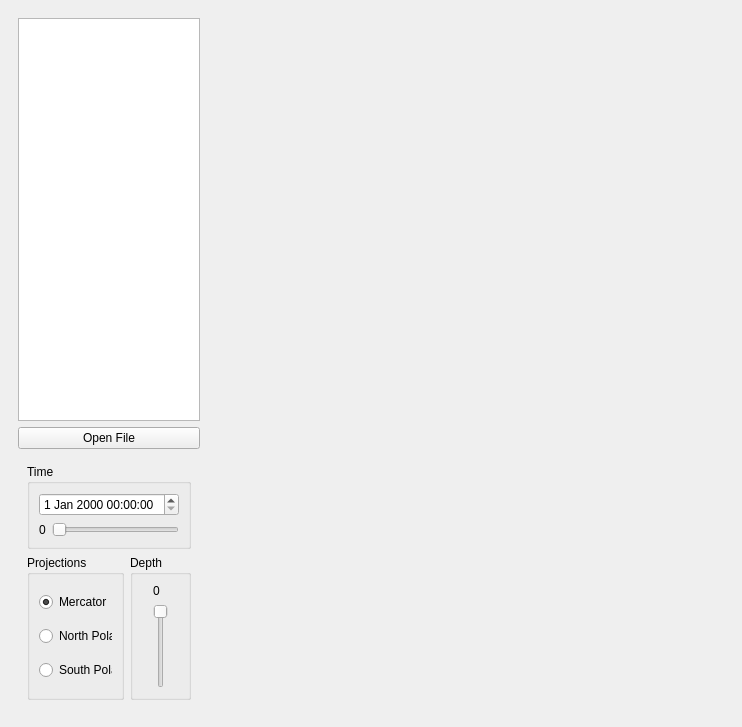
<?xml version="1.0" encoding="UTF-8"?>
<ui version="4.0">
 <class>MainWindow</class>
 <widget class="QMainWindow" name="MainWindow">
  <property name="geometry">
   <rect>
    <x>0</x>
    <y>0</y>
    <width>742</width>
    <height>727</height>
   </rect>
  </property>
  <property name="baseSize">
   <size>
    <width>0</width>
    <height>0</height>
   </size>
  </property>
  <property name="windowTitle">
   <string>MainWindow</string>
  </property>
  <widget class="QWidget" name="centralwidget">
   <layout class="QVBoxLayout" name="verticalLayout">
    <item>
     <layout class="QGridLayout" name="gridLayout">
      <item row="0" column="3">
       <widget class="QWidget" name="mplwindow" native="true">
        <layout class="QVBoxLayout" name="mplvl"/>
       </widget>
      </item>
      <item row="0" column="1">
       <widget class="QWidget" name="widget" native="true">
        <property name="maximumSize">
         <size>
          <width>200</width>
          <height>16777215</height>
         </size>
        </property>
        <layout class="QVBoxLayout" name="verticalLayout_3">
         <item>
          <widget class="QListWidget" name="names_view">
           <property name="maximumSize">
            <size>
             <width>200</width>
             <height>16777215</height>
            </size>
           </property>
          </widget>
         </item>
         <item>
          <widget class="QPushButton" name="button_open_folder">
           <property name="text">
            <string>Open File</string>
           </property>
          </widget>
         </item>
         <item>
          <widget class="QWidget" name="widget_2" native="true">
           <layout class="QGridLayout" name="gridLayout_2">
            <item row="1" column="0">
             <widget class="QGroupBox" name="groupBox">
              <property name="enabled">
               <bool>true</bool>
              </property>
              <property name="sizePolicy">
               <sizepolicy hsizetype="Preferred" vsizetype="Preferred">
                <horstretch>0</horstretch>
                <verstretch>0</verstretch>
               </sizepolicy>
              </property>
              <property name="minimumSize">
               <size>
                <width>0</width>
                <height>100</height>
               </size>
              </property>
              <property name="title">
               <string>Projections</string>
              </property>
              <property name="checkable">
               <bool>false</bool>
              </property>
              <layout class="QVBoxLayout" name="verticalLayout_4">
               <item>
                <widget class="QRadioButton" name="merc_proj_btn">
                 <property name="text">
                  <string>Mercator</string>
                 </property>
                 <property name="checked">
                  <bool>true</bool>
                 </property>
                </widget>
               </item>
               <item>
                <widget class="QRadioButton" name="north_proj_btn">
                 <property name="text">
                  <string>North Polar</string>
                 </property>
                 <property name="checkable">
                  <bool>true</bool>
                 </property>
                 <property name="checked">
                  <bool>false</bool>
                 </property>
                </widget>
               </item>
               <item>
                <widget class="QRadioButton" name="south_proj_btn">
                 <property name="text">
                  <string>South Polar</string>
                 </property>
                </widget>
               </item>
              </layout>
             </widget>
            </item>
            <item row="1" column="1">
             <widget class="QGroupBox" name="groupBox_3">
              <property name="enabled">
               <bool>true</bool>
              </property>
              <property name="title">
               <string>Depth</string>
              </property>
              <layout class="QGridLayout" name="gridLayout_3">
               <item row="1" column="0">
                <widget class="QSlider" name="depth_slider">
                 <property name="sizePolicy">
                  <sizepolicy hsizetype="Fixed" vsizetype="Preferred">
                   <horstretch>0</horstretch>
                   <verstretch>0</verstretch>
                  </sizepolicy>
                 </property>
                 <property name="sliderPosition">
                  <number>0</number>
                 </property>
                 <property name="orientation">
                  <enum>Qt::Vertical</enum>
                 </property>
                 <property name="invertedAppearance">
                  <bool>true</bool>
                 </property>
                </widget>
               </item>
               <item row="0" column="0">
                <widget class="QLabel" name="depth_val_txt">
                 <property name="text">
                  <string>0</string>
                 </property>
                </widget>
               </item>
              </layout>
             </widget>
            </item>
            <item row="0" column="0" colspan="2">
             <widget class="QGroupBox" name="groupBox_2">
              <property name="title">
               <string>Time</string>
              </property>
              <layout class="QGridLayout" name="gridLayout_4">
               <item row="0" column="0" colspan="2">
                <widget class="QDateTimeEdit" name="date_time_box">
                 <property name="time">
                  <time>
                   <hour>0</hour>
                   <minute>0</minute>
                   <second>0</second>
                  </time>
                 </property>
                </widget>
               </item>
               <item row="1" column="0">
                <widget class="QLabel" name="time_step_label">
                 <property name="text">
                  <string>0</string>
                 </property>
                </widget>
               </item>
               <item row="1" column="1">
                <widget class="QSlider" name="time_step_slider">
                 <property name="orientation">
                  <enum>Qt::Horizontal</enum>
                 </property>
                 <property name="tickPosition">
                  <enum>QSlider::NoTicks</enum>
                 </property>
                </widget>
               </item>
              </layout>
             </widget>
            </item>
           </layout>
          </widget>
         </item>
        </layout>
       </widget>
      </item>
     </layout>
    </item>
   </layout>
  </widget>
 </widget>
 <resources/>
 <connections>
  <connection>
   <sender>depth_slider</sender>
   <signal>sliderMoved(int)</signal>
   <receiver>depth_val_txt</receiver>
   <slot>setNum(int)</slot>
   <hints>
    <hint type="sourcelabel">
     <x>167</x>
     <y>1130</y>
    </hint>
    <hint type="destinationlabel">
     <x>167</x>
     <y>1054</y>
    </hint>
   </hints>
  </connection>
  <connection>
   <sender>time_step_slider</sender>
   <signal>valueChanged(int)</signal>
   <receiver>time_step_label</receiver>
   <slot>setNum(int)</slot>
   <hints>
    <hint type="sourcelabel">
     <x>115</x>
     <y>537</y>
    </hint>
    <hint type="destinationlabel">
     <x>40</x>
     <y>537</y>
    </hint>
   </hints>
  </connection>
 </connections>
</ui>
